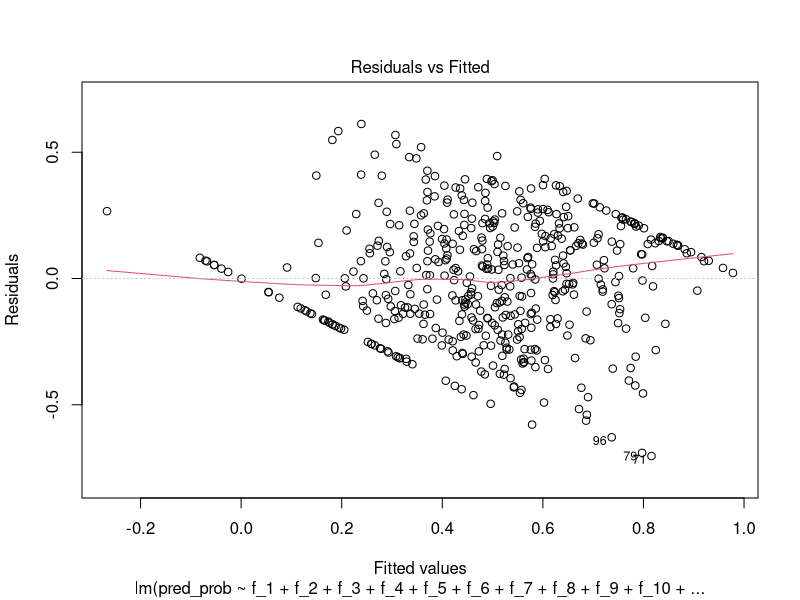
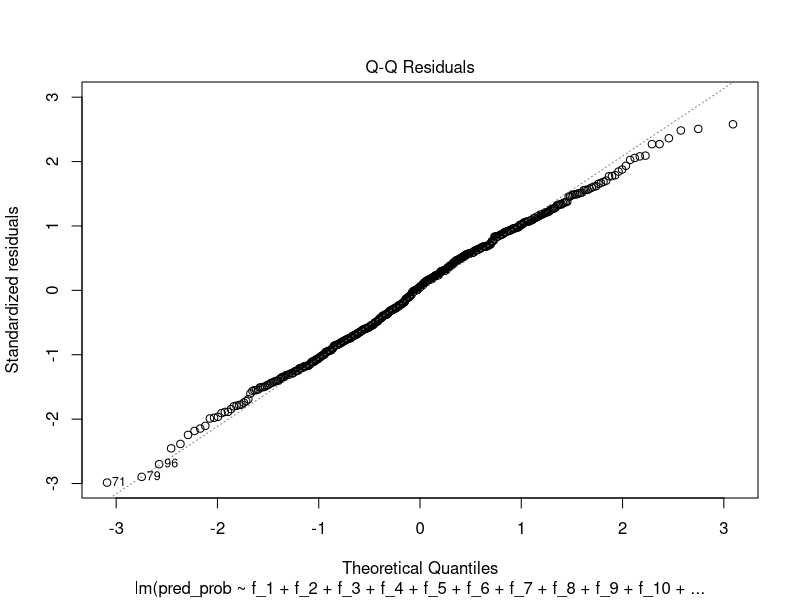
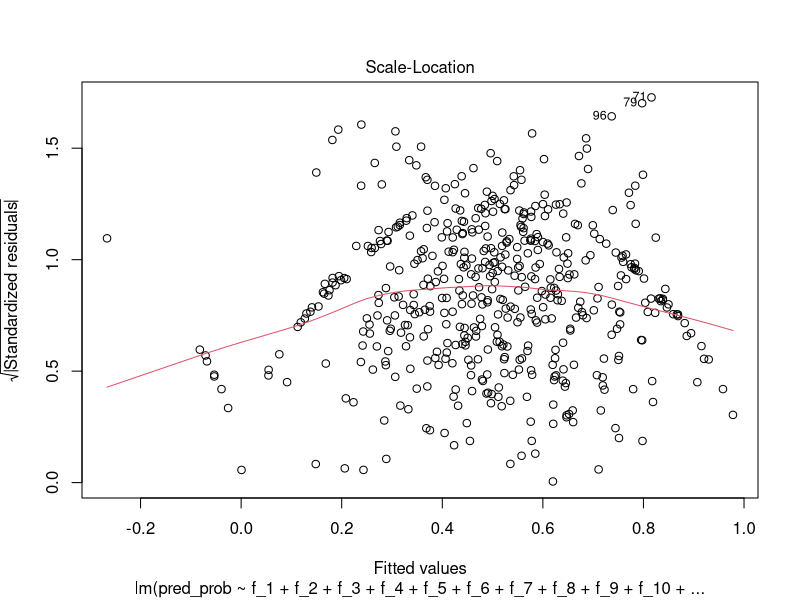
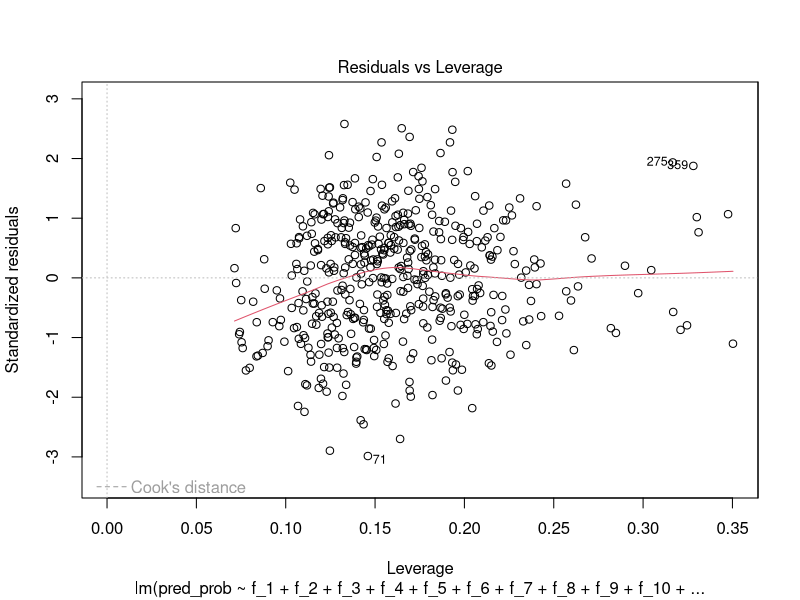
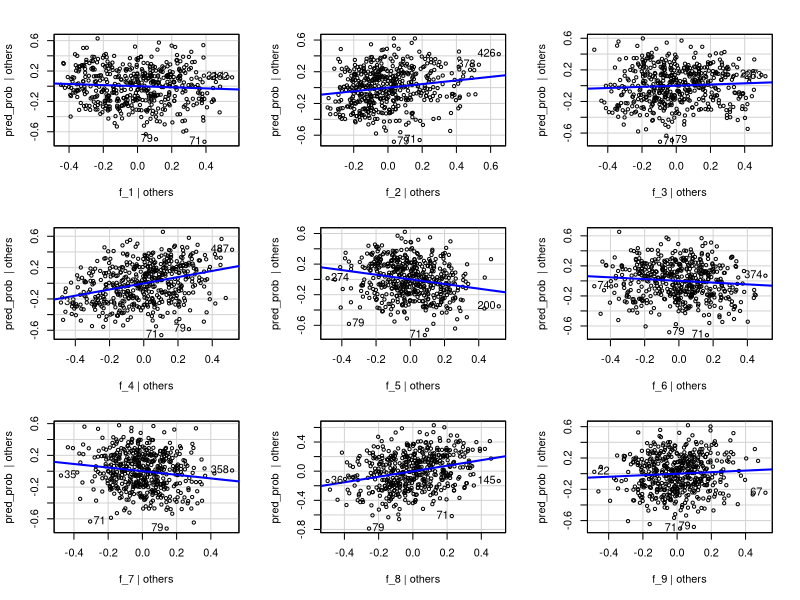
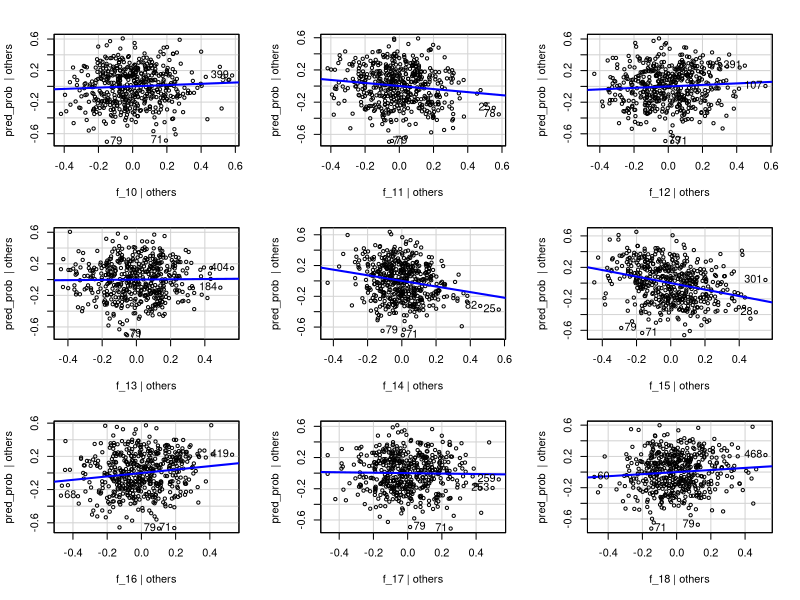
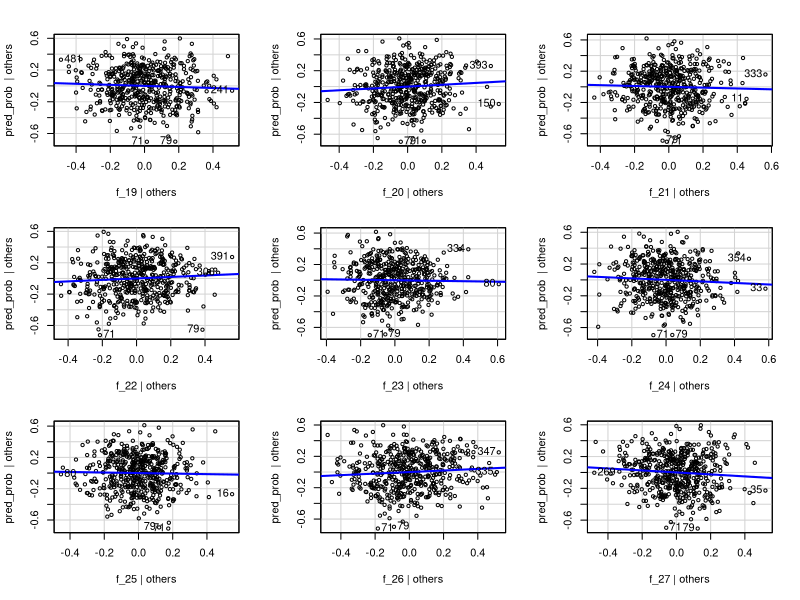
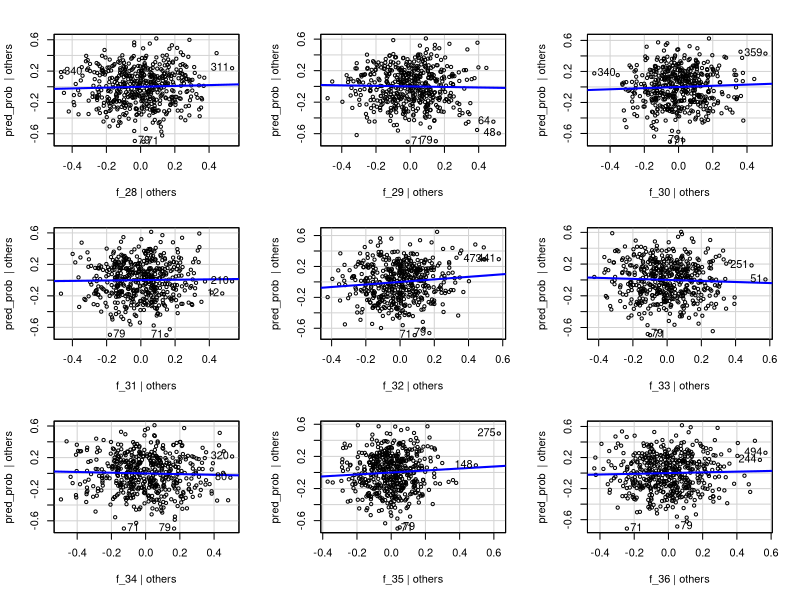

Write the R code that produced these figures, in order. (Note: this script raises an error after producing the figures.)
## ---- chunk 1
knitr::opts_chunk$set(echo = TRUE)
## ---- chunk 2
# Load the required libraries
library(tidyverse)
library(caret)
library(MASS)
library(car)


## ---- chunk 3
# Load the dataset
data <- read.csv("pca_data_80_d8.csv")  # Update with the actual CSV file name

# Display the structure of the loaded data
str(data)

## ---- chunk 4
# Load the dplyr package for data manipulation
library(dplyr)

# Normalize each feature to the range [0, 1]
normalized_data <- data %>%
  mutate(across(starts_with("f"), ~ (.-min(.)) / (max(.) - min(.))))

# Display the first few rows of the normalized data
head(normalized_data)


## ---- chunk 5
col_name <- NULL;
for (i in 1:400) {
  
  col_name <-  paste0(col_name,"f_", i,"+")
  #data[, col_name] <- boxcox(data[, paste0("Feature_", i)], lambda = NULL)$x
}
cat(col_name)
## ---- chunk 6
model_2  = lm(pred_prob ~ f_1+f_2+f_3+f_4+f_5+f_6+f_7+f_8+f_9+f_10+f_11+f_12+f_13+f_14+f_15+f_16+f_17+f_18+f_19+f_20+f_21+f_22+f_23+f_24+f_25+f_26+f_27+f_28+f_29+f_30+f_31+f_32+f_33+f_34+f_35+f_36+f_37+f_38+f_39+f_40+f_41+f_42+f_43+f_44+f_45+f_46+f_47+f_48+f_49+f_50+f_51+f_52+f_53+f_54+f_55+f_56+f_57+f_58+f_59+f_60+f_61+f_62+f_63+f_64+f_65+f_66+f_67+f_68+f_69+f_70+f_71+f_72+f_73+f_74+f_75+f_76+f_77+f_78+f_79+f_80, data = normalized_data)
summary(model_2)
## ---- chunk 7

plot(model_2)
## ---- chunk 8

residuals <- residuals(model_2)

# Create the AV plot
avPlots(model_2)

# Create the CR plot
crPlots(model_2)

## ---- chunk 9
# Apply Box-Cox transformation to the target variable (response) if needed
# For example, if you have a response variable named 'y', you can transform it like this:
# data$y_transformed <- boxcox(data$y, lambda = NULL)
# Uncomment and modify the above line based on your data

# Apply Box-Cox transformation to the features
# Assuming the transformed features are named 'Feature_1_transformed', ..., 'Feature_10_transformed'

boxcox(data[, paste0("Feature_1")], lambda = NULL)
for (i in 1:10) {
  boxcox(data[, paste0("Feature_", i)], lambda = NULL)
  #col_name <- paste0("Feature_", i, "_transformed")
  #data[, col_name] <- boxcox(data[, paste0("Feature_", i)], lambda = NULL)$x
}

# Define the list of transformed feature names
transformed_feature_names <- paste0("Feature_", 1:10, "_transformed")  # Adjust the range as needed

# Construct the formula for MLR
formula <- reformulate(transformed_feature_names, response = "y")

# Perform Multiple Linear Regression (MLR) using the transformed features
model <- lm(formula, data = data)

# Display the summary of the MLR model
summary(model)


